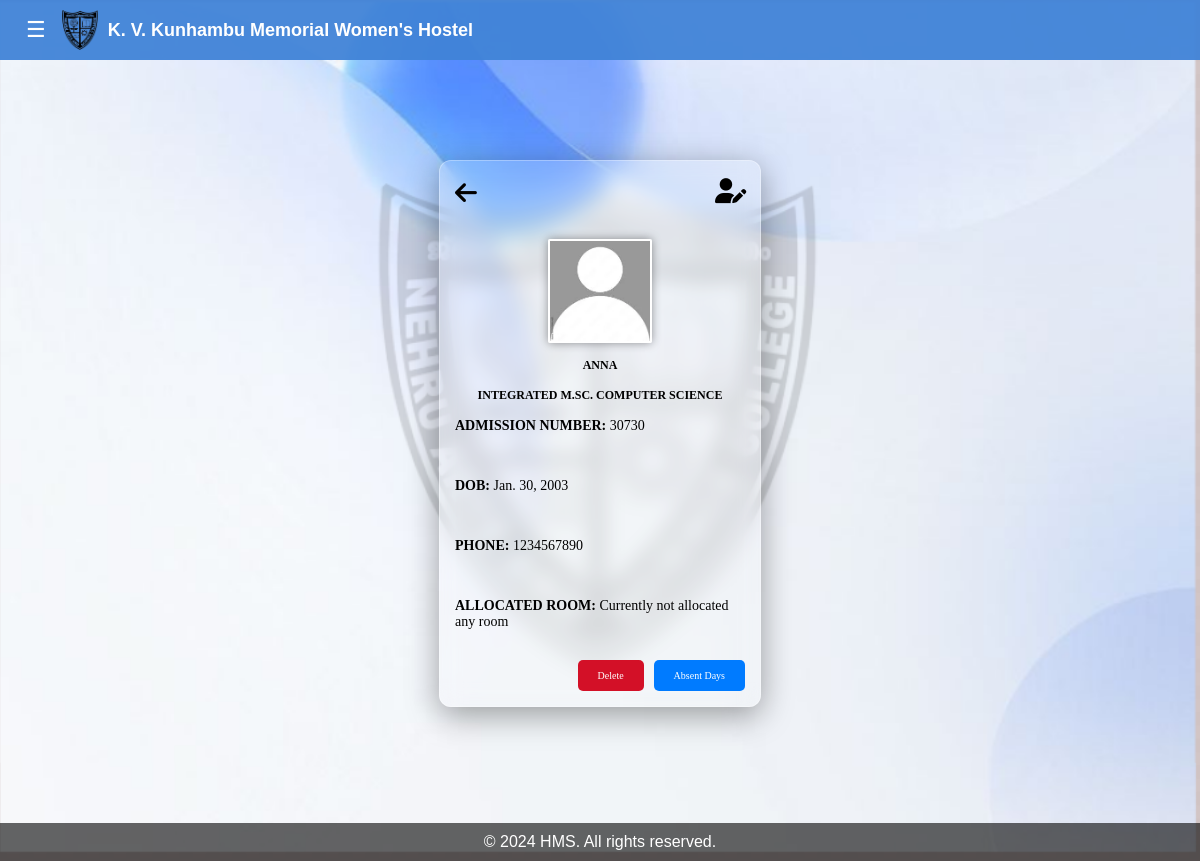
The page /view/1/ (signed in) on the database its author committed.
### hostel/models.py (models this page shows, shortened)
class Student(models.Model):
    admn_no = models.PositiveIntegerField(unique=True)
    name = models.CharField(max_length=50)
    pgm = models.ForeignKey(Programme, on_delete=models.CASCADE)
    dob = models.DateField()
    email = models.EmailField()
    photo = models.ImageField(upload_to="images/", blank=True, null=True)
    contact_regex = RegexValidator(regex=r'^\d{10}$',message="Contact number must be a 10-digit number.")
    contact = models.CharField(validators=[contact_regex], max_length=10)  # Using CharField for contact with max length 10
    date_joined = models.DateField(auto_now_add=True)
    CATEGORY_CHOICES = [
        ('GENERAL', 'GENERAL'),
        ('OBC', 'OBC'),
        ('OEC', 'OEC'),
        ('SC', 'SC'),
        ('ST', 'ST'),
    ]
    category = models.CharField(max_length=20, choices=CATEGORY_CHOICES, default='GENERAL')
    EGRANTZ_CHOICES = [
        (True, 'Yes'),
        (False, 'No'),
    ]
    E_Grantz = models.BooleanField(choices=EGRANTZ_CHOICES)

class Programme(models.Model):
    pgm_name = models.CharField(max_length=100,unique=True)
    dept_id = models.ForeignKey(Department,on_delete=models.CASCADE)
    def __str__(self):
        return self.pgm_name

### hostel/views.py (the view)
# urls.py: path('view/<int:student_id>/',views.view_details,name='view_details'),
@group_required('warden', login_url='access_denied')
def view_details(request, student_id):
    student = Student.objects.filter(id=student_id).select_related('pgm').first()
    room = Allotment.objects.filter(name_id=student_id).select_related('room_number').first()
    student_image_url = None
    if student and student.photo:
        student_image_url = settings.MEDIA_URL + str(student.photo)
    return render(request, "hostel/details.html", {'student': student, 'student_image_url': student_image_url,'room':room})

### hostel/context_processors.py (called while the page is built)
def group_processor(request):
    if request.user.is_authenticated:
        is_warden_group = request.user.groups.filter(name='warden').exists()
        is_secretary_group = request.user.groups.filter(name='secretary').exists()  # Adjust as needed
    else:
        is_warden_group = False
        is_secretary_group = False
    return {
        'is_warden_group': is_warden_group,
        'is_secretary_group': is_secretary_group,
    }

### hostel/templates/hostel/details.html (shortened to what this page needs)
{% extends 'hostel/base.html' %}
{% load static %}
{% block style %}
<link rel="stylesheet" href="{% static 'styles/details.css' %}">
{% endblock %}
{% block content %}
<section class="main">
    <div class="student-details">
        <div class="header-links">
            <a href="{% url 'view_student' %}" class="back-link" title="Back">
                <i class="fas fa-arrow-left"></i>
            </a>
            <a href="{% url 'edit_student' student.id %}" class="menu" title="Edit">
                <i class="fas fa-user-edit"></i>
            </a>
        </div>
        <div class="image-container">
            {% if student_image_url %}
                <img src="{{ student_image_url }}" alt="Student Image" class="student-photo">
            {% else %}
                <p>No image available</p>
            {% endif %}
        </div>
        <p class="name-pgm"><strong>{{student.name}}</strong></p>
        <p class="name-pgm">{{student.pgm}}</p>
        <div class="other-details">
            <p><strong>ADMISSION NUMBER: </strong>{{student.admn_no}}</p><br>
            <p><strong>DOB: </strong>{{student.dob}}</p><br>
            <p><strong>PHONE: </strong>{{student.contact}}</p><br>
            {% if room %}
                <p><strong>ALLOCATED ROOM: </strong>{{room.room_number}} ( {{room.room_number.floor}} )</p><br>
            {% else %}
                <p><strong>ALLOCATED ROOM: </strong>Currently not allocated any room</p><br>
            {% endif %}
        </div>
        <div class="btn">
            <a href="{% url 'delete_student' student.id %}" class="hero-btn" id="del" onclick="return confirmDelete();">Delete</a>
            <a href="{% url 'absent_records' student.id %}" class="hero-btn">Absent Days</a>
        </div>
    </div>
</section>
{% endblock %}

### hostel/static/styles/base.css (style rules this page uses)
body { margin: 0; font-family: Arial, sans-serif; background: url("/static/images/bg.png") center/cover no-repeat; min-height: 100vh; display: flex; flex-direction: column; }

### hostel/static/styles/details.css (style rules this page uses)
.main { margin-top: 10vh; margin-bottom: 12vh; }
.student-details { background: rgba(255, 255, 255, 0.15); backdrop-filter: blur(10px); -webkit-backdrop-filter: blur(10px); border-radius: 12px; border: 1px solid rgba(255, 255, 255, 0.3); box-shadow: 0 8px 32px rgba(0, 0, 0, 0.37); padding: 15px; padding-top: 8px; margin: 0 auto; width: 25%; text-align: center; font-family: 'Times New Roman', Times, serif; font-size: 10px; color: black; }
.name-pgm { text-transform: uppercase; font-weight: bold; font-size: 12px; margin: 15px 0; }
.header-links { display: flex; justify-content: space-between; align-items: center; position: relative; top: 0; width: 100%; padding: 10px 0 ; margin-bottom: 20px; }
.header-links .back-link { font-size: 25px; color: black; text-decoration: none; display: inline-block; }
.header-links .menu { width: 30px; height: 30px; margin-left: 10px; cursor: pointer; }
.image-container { width: 100px; height: 100px; overflow: hidden; position: relative; border: 2px solid white; margin: 15px auto; box-shadow: 0 0 10px 0 rgba(0, 0, 0, 0.4); border-radius: 2px; }
.student-photo { width: 100%; height: auto; position: absolute; top: 50%; left: 50%; transform: translate(-50%, -50%); }
.other-details { font-size: 14px; text-align: left; font-family: 'Times New Roman', Times, serif; }
.btn { display: flex; gap: 10px; justify-content: end; }
.hero-btn { display: inline-block; padding: 10px 20px; color: #fff; background-color: #007bff; text-decoration: none; border-radius: 5px; transition: background-color 0.3s ease; }
#del { background-color: #D31027; }
.header-links .back-link i, .header-links .menu i { font-size: 25px; color: black; cursor: pointer; }

### rows shown on the page
Student: name "ANNA", pgm "INTEGRATED M.SC. COMPUTER SCIENCE", admn_no "30730", dob "Jan. 30, 2003", contact "1234567890"
